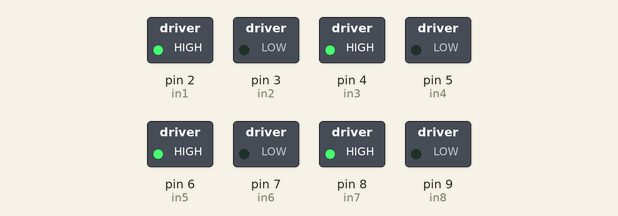
Recording of a sketch running on a simulated Arduino Uno, built with avr-gcc and run on an emulated ATmega328P. On the bench: switched loads named in the sketch (green lamp = pin HIGH).

Above: at 1.0 s.
At 3.0 s:
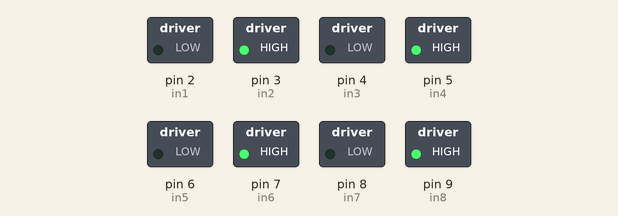
At 5.0 s:
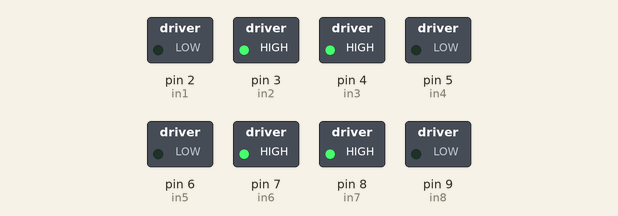
At 7.0 s:
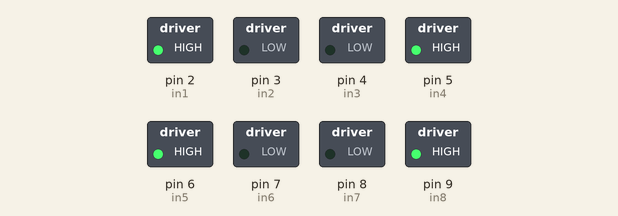
Timing chart, 0 to 10.4 s (numbered marks = the images above):
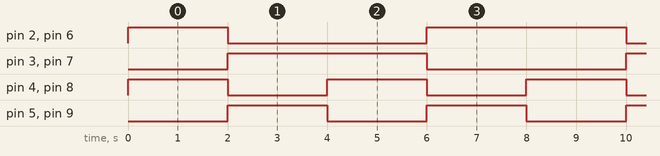

The sketch:

relayTest.ino
```cpp
//RC car with bluetooth communication

const int in1 = 2;  // left motor pins
const int in2 = 3;
const int in3 =4;
const int in4 = 5;

const int in5 = 6;
const int in6 = 7;
const int in7 = 8;
const int in8 = 9;


void setup(){

  Serial.begin(9600);
  pinMode(in1, OUTPUT);
  pinMode(in2, OUTPUT);
  pinMode(in3, OUTPUT);
  pinMode(in4, OUTPUT);

  pinMode(in5, OUTPUT);
  pinMode(in6, OUTPUT);
  pinMode(in7, OUTPUT);
  pinMode(in8, OUTPUT);

}


void loop(){

 moveBackward();
 delay(2000);
 moveForward();
 delay(2000);
 moveLeft();
 delay(2000);
 moveRight();
 delay(2000);

}


//functions for different modes


void moveBackward(){

  digitalWrite(in1, HIGH);
  digitalWrite(in2, LOW);
  digitalWrite(in3, HIGH);
  digitalWrite(in4, LOW);

  digitalWrite(in5, HIGH);
  digitalWrite(in6, LOW);
  digitalWrite(in7, HIGH);
  digitalWrite(in8, LOW);


}

void moveForward(){

  digitalWrite(in1, LOW);
  digitalWrite(in2, HIGH);
  digitalWrite(in3, LOW);
  digitalWrite(in4, HIGH);

   digitalWrite(in5, LOW);
  digitalWrite(in6, HIGH);
  digitalWrite(in7, LOW);
  digitalWrite(in8, HIGH);
}

void moveLeft(){

  digitalWrite(in2, HIGH);
  digitalWrite(in1, LOW);//
  digitalWrite(in3, HIGH);
  digitalWrite(in4,LOW);

  digitalWrite(in6, HIGH);
  digitalWrite(in5, LOW);//
  digitalWrite(in7, HIGH);
  digitalWrite(in8,LOW);


}

void moveRight(){

  digitalWrite(in2, LOW);
  digitalWrite(in1, HIGH);
  digitalWrite(in3, LOW);
  digitalWrite(in4, HIGH);

   digitalWrite(in6, LOW);
  digitalWrite(in5, HIGH);
  digitalWrite(in7, LOW);
  digitalWrite(in8, HIGH);
}


void moveStop(){

  digitalWrite(in1, LOW);
  digitalWrite(in2, LOW);
  digitalWrite(in3, LOW);
  digitalWrite(in4, LOW);

  digitalWrite(in5, LOW);
  digitalWrite(in6, LOW);
  digitalWrite(in7, LOW);
  digitalWrite(in8, LOW);
}
```

Measured:
- by itself, pin 2 (in1), pin 6 (in5): repeats every 8.0 s: LOW 4.0 s, HIGH 4.0 s
- by itself, pin 3 (in2), pin 7 (in6): alternates HIGH for 4.0 s and LOW for 4.0 s
- by itself, pin 4 (in3), pin 5 (in4), pin 8 (in7), pin 9 (in8): alternates HIGH for 2.0 s and LOW for 2.0 s
